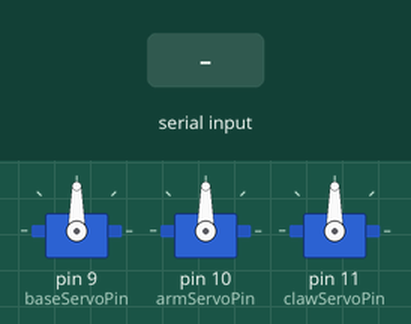
Bench run of a sketch on a simulated Arduino Uno, built with avr-gcc and run on an emulated ATmega328P. Shown: 3 × servo. The test bench sets the inputs (shaded band).

Above: at 1.2 s.
1.3 s: "L" received over Serial
At 2.8 s:
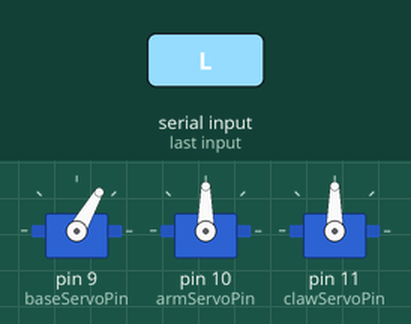
3.1 s: "D" received over Serial
At 4.4 s:
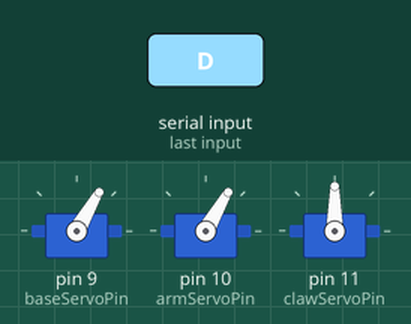
4.9 s: "R" received over Serial
At 5.9 s:
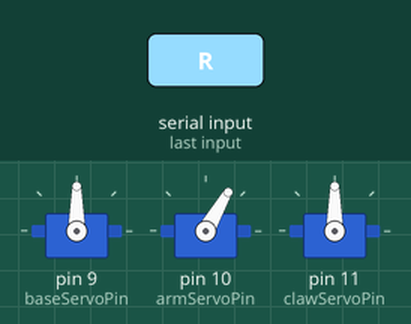
6.7 s: "O" received over Serial
At 7.4 s:
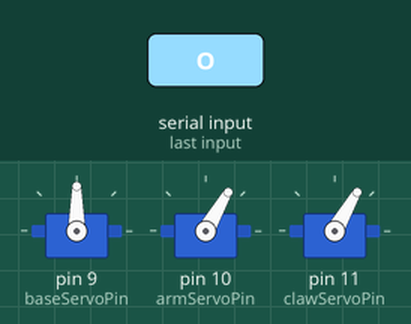
8.5 s: "U" received over Serial
At 10.0 s:
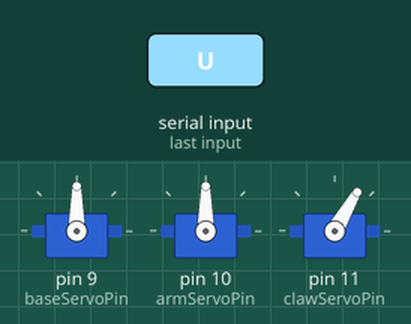
10.3 s: "C" received over Serial
At 11.6 s:
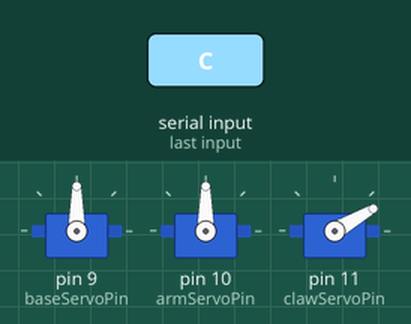
Timing chart, 0 to 13.1 s (numbered marks = the images above; inputs shaded):
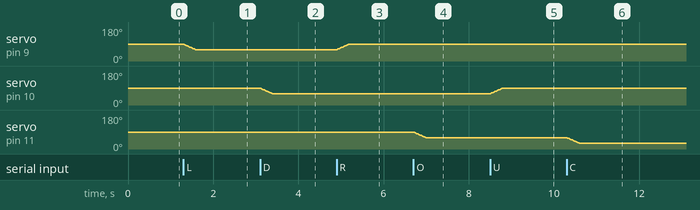

The sketch:

main_motor_c.ino
```cpp
#include <Servo.h>

Servo baseServo;
Servo armServo;
Servo clawServo;

int baseServoPin = 9;  // Connect the base servo to pin 9
int armServoPin = 10;  // Connect the arm servo to pin 10
int clawServoPin = 11; // Connect the claw servo to pin 11

int basePosition = 90; // Initial position for base servo
int armPosition = 90;  // Initial position for arm servo
int clawPosition = 90; // Initial position for claw servo

int baseTarget = 90;
int armTarget = 90;
int clawTarget = 90;

const int stepDelay = 20;  // Delay between steps in milliseconds
const int stepSize = 2;    // Degrees to move per step

void setup() {
  Serial.begin(9600);
  baseServo.attach(baseServoPin);
  armServo.attach(armServoPin);
  clawServo.attach(clawServoPin);
  baseServo.write(basePosition); // Set initial position
  armServo.write(armPosition);   // Set initial position
  clawServo.write(clawPosition); // Set initial position
}

void loop() {
  if (Serial.available() > 0) {
    char command = Serial.read();
    if (command == 'L') {
      baseTarget = constrain(baseTarget - 30, 0, 180); // Move left by 10 degrees, within range
    } else if (command == 'R') {
      baseTarget = constrain(baseTarget + 30, 0, 180); // Move right by 10 degrees, within range
    } else if (command == 'U') {
      armTarget = constrain(armTarget + 30, 0, 90);  // Move up by 10 degrees, within range
    } else if (command == 'D') {
      armTarget = constrain(armTarget - 30, 0, 90);  // Move down by 10 degrees, within range
    } else if (command == 'O') {
      clawTarget = constrain(clawTarget + 30, 0, 60);  // Open claw
    } else if (command == 'C') {
      clawTarget = constrain(clawTarget - 30, 0, 60);  // Close claw
    }
  }

  // Gradually move base servo to the target position
  if (basePosition != baseTarget) {
    if (basePosition < baseTarget) {
      basePosition = min(basePosition + stepSize, baseTarget);
    } else {
      basePosition = max(basePosition - stepSize, baseTarget);
    }
    baseServo.write(basePosition);
  }

  // Gradually move arm servo to the target position
  if (armPosition != armTarget) {
    if (armPosition < armTarget) {
      armPosition = min(armPosition + stepSize, armTarget);
    } else {
      armPosition = max(armPosition - stepSize, armTarget);
    }
    armServo.write(armPosition);
  }

  // Gradually move claw servo to the target position
  if (clawPosition != clawTarget) {
    if (clawPosition < clawTarget) {
      clawPosition = min(clawPosition + stepSize, clawTarget);
    } else {
      clawPosition = max(clawPosition - stepSize, clawTarget);
    }
    clawServo.write(clawPosition);
  }

  delay(stepDelay); // Control the speed of the movement
}
```

Measured:
- after the input at 1.3 s, servo on pin 9 (baseServoPin): moves from 90° to 60° over 0.28 s, starting at once
- after the input at 3.1 s, servo on pin 10 (armServoPin): moves from 90° to 60° over 0.28 s, starting at once
- after the input at 4.9 s, servo on pin 9 (baseServoPin): moves from 60° to 90° over 0.28 s, starting at once
- after the input at 6.7 s, servo on pin 11 (clawServoPin): moves from 90° to 60° over 0.28 s, starting at once
- after the input at 8.5 s, servo on pin 10 (armServoPin): moves from 60° to 90° over 0.28 s, starting at once
- after the input at 10.3 s, servo on pin 11 (clawServoPin): moves from 60° to 30° over 0.28 s, starting at once
